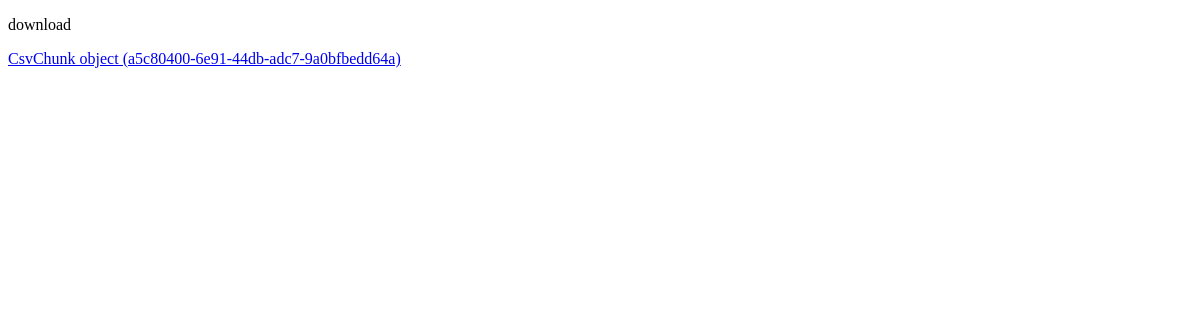
Before: /saved_chunks (signed in) with the older database file.
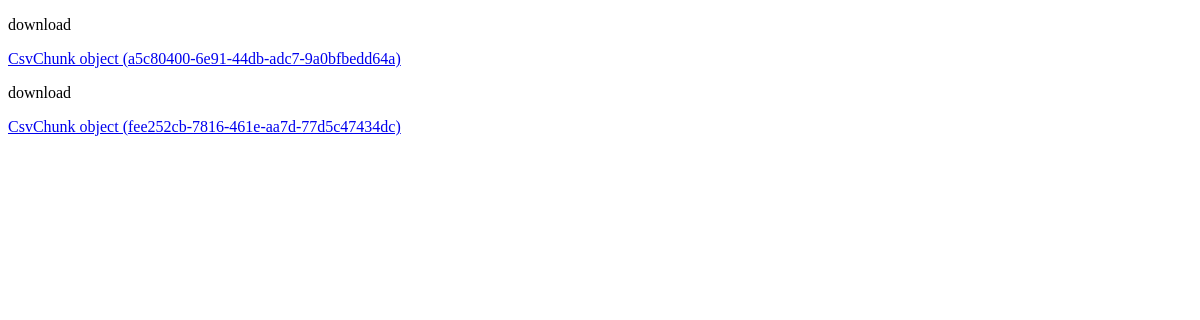
After: the same page with the newer database file.
### core/models.py (models this page shows)
class CsvChunk(models.Model):
    user = models.ForeignKey(User, on_delete=models.CASCADE)
    chunk_id = models.UUIDField(default=uuid.uuid4, primary_key=True)
    file = models.FileField(upload_to=f'files')

### core/views.py (the view)
# urls.py: path('saved_chunks', views.saved_chunks, name='saved_chunks'),
@login_required(login_url='/signin')
def saved_chunks(request):
    user = request.user
    files = CsvChunk.objects.filter(user=user)
    return render(request, 'saved.html',{'files':files})

### templates/saved.html (shortened to what this page needs)
<!DOCTYPE html>
<html lang="en">
<head>
</head>
<body>
    {% for file in files %}
    <p>download</p>
    <a href="{{file.file.url}}" download="">{{file}}</a>
    {% empty %}
    <div>
        <p>You do not have any files to download</p>
        <a href="/">Back</a>
    </div>
    {% endfor %}
</body>
</html>

Changed rows visible on the page:
added CsvChunk: chunk_id "CsvChunk object (fee252cb-7816-461e-aa7d-77d5c47434dc)"
